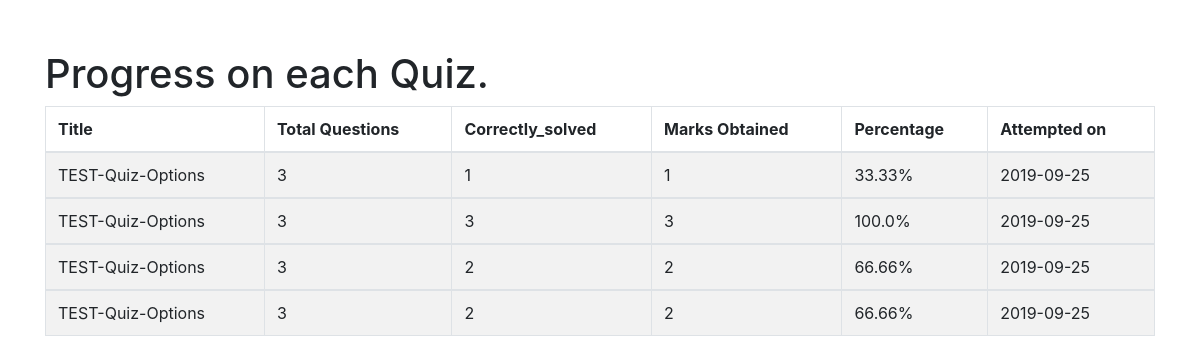
Page /quiz/progress/ (signed in) on the earlier database version.
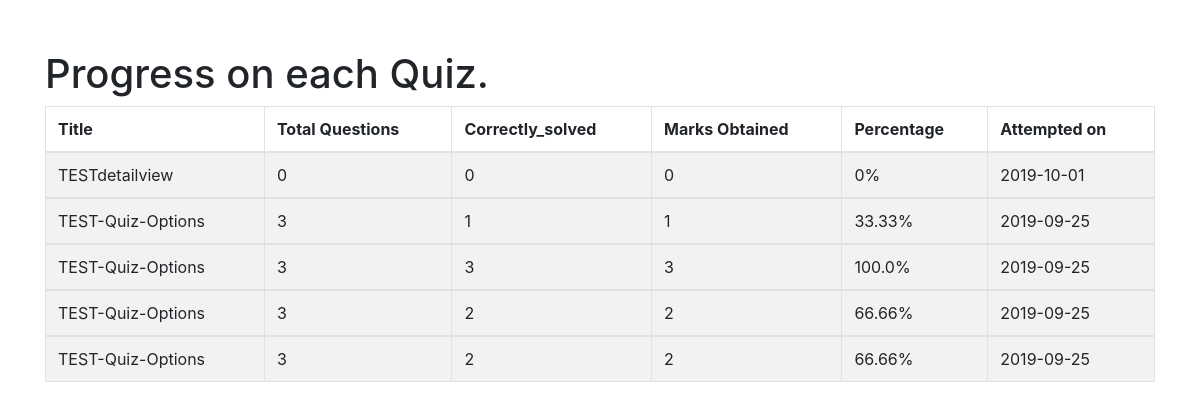
Same page on the later database version.
### Quiz/models.py (models this page shows, shortened)
class Quiz(models.Model):
    title = models.CharField(verbose_name= "Title", max_length = 50, blank = False)
    description = models.TextField(verbose_name = "Description", blank = True, help_text = "Quiz description")
    level = models.CharField(verbose_name = "Level", help_text = "Level of difficultly", max_length = 10,default = 'Easy',choices = (('Hard','Hard'),('Intermediate','Intermediate'),('Easy','Easy')))
    url = models.SlugField(max_length = 60, blank = False, help_text = "A user friendly url", verbose_name = "User Friendly Url")
    category = models.ForeignKey(Category, null = False, blank = True, verbose_name = "Category", on_delete = models.CASCADE)
    random_order = models.BooleanField(blank = False, default = True, verbose_name = "Random Order", help_text = "Display the questions in Random Order ?")
    max_questions = models.PositiveIntegerField(blank = False, null = False, default = 1, verbose_name = "Max_questions", help_text = "Number of questions to be displayed on each attempt")
    single_attempt = models.BooleanField(blank = False, default = False, help_text = "If selected, user will be allowed only one attempt for this quiz", verbose_name = "Single Attempt")
    pass_mark = models.PositiveSmallIntegerField(blank = True, default = 0, verbose_name = "Passing Marks", help_text = "Percentage required to pass", validators = [MaxValueValidator(100)])
    success_text = models.TextField(blank = True, help_text = "Displayed if user passes.", verbose_name = "Success Text")
    fail_text = models.TextField(blank = True, help_text = "Displayed if user fails", verbose_name = "Fail Text")
    draft = models.BooleanField(blank = True, default = False, verbose_name = "Draft", help_text = "Quiz won't be available to student if this is selected, only for internal assessment this quiz will be available")
    class Meta:
        verbose_name = "Quiz"
        verbose_name_plural = "Quizzes"
    def total_marks(self):
        return sum(map(lambda x: x.marks,Question.objects.all().filter(quiz = self)))

class Progress(models.Model):
    student = models.ForeignKey(User, null = False, blank = False, verbose_name = "Student", on_delete = models.CASCADE)
    quiz = models.ForeignKey(Quiz, null = False, blank = False, verbose_name = "Quiz", on_delete = models.CASCADE)
    attempted_on = models.DateTimeField(auto_now_add = True, verbose_name = "Attempted Quiz on ")
    Questions_attempted = models.PositiveSmallIntegerField(blank = False, null = False, verbose_name = "Question Attempted", default = 0)
    Questions_correct = models.PositiveSmallIntegerField(blank = False, null = False, verbose_name = "Questions Correctly answered", default = 0)
    marks = models.PositiveSmallIntegerField(blank = False, null = False, verbose_name = "Marks Scored", default = 0)
    class Meta:
        verbose_name = "Progress of Student"

### Quiz/views.py (the view)
# urls.py: path('progress/',views.user_progress,name = 'quiz_progress'),
@login_required
def user_progress(request):
    quiz = []
    progress = Progress.objects.all().filter(student = request.user).order_by('-attempted_on')
    i = 0
    for j in progress:
        context = []
        context.append(j.quiz.title)
        context.append(len(Question.objects.all().filter(quiz = j.quiz)))
        context.append(j.Questions_correct)
        context.append(j.marks)
        if j.marks is 0:
            context.append(0)
        else:
            context.append(str(j.marks/j.quiz.total_marks()*100)[:5])
        context.append(j.attempted_on.date().__str__())
        quiz.append(context)
        i += 1
    return render(request,'Quiz/progress.html',{"Quiz": quiz})

### Quiz/templates/Quiz/progress.html (shortened to what this page needs)
{% extends "Accounts/base.html" %}
{% block content %}
{% if  Quiz %}
    <h1>Progress on each Quiz.</h1>
    <table class="table table-bordered table-striped">
        <thead>
          <tr>
            <th>Title</th>
            <th>Total Questions</th>
            <th>Correctly_solved</th>
            <th>Marks Obtained</th>
            <th>Percentage</th>
            <th>Attempted on </th>
          </tr>
        </thead>
    {% for name,total_question,correct,marks,percentage,date in Quiz %}
        <tbody>
            <tr>
              <td>{{ name }}</td>
              <td>{{ total_question }}</td>
              <td>{{ correct }}</td>
              <td>{{ marks }}</td>
              <td>{{ percentage }}%</td>
              <td>{{ date }}</td>
            </tr>
        </tbody>
    {% endfor %}
    </table>
{% else %}
    <h1> You haven't attempted any quiz yet.</h1>
{% endif %}
{% endblock %}

### Accounts/templates/Accounts/base.html (shortened to what this page needs)
{% load static %}
<html>
<head>
    <link rel="stylesheet" href="https://stackpath.bootstrapcdn.com/bootstrap/4.3.1/css/bootstrap.min.css">
    <link rel="stylesheet" type="text/css" href="{% static 'Accounts/styles.css' %}">
</head>
<body>
<div class="container">
{% block content %}
{% endblock %}
</div>
</body>
</html>

### Accounts/static/Accounts/styles.css (style rules this page uses)
body { padding: 50px 0px 0px 0px; z-index: 0; }

Differences in the rows shown:
added Progress: title "TESTdetailview", total_question "0", correct "0", marks "0", percentage "0", attempted_on "2019-10-01"
